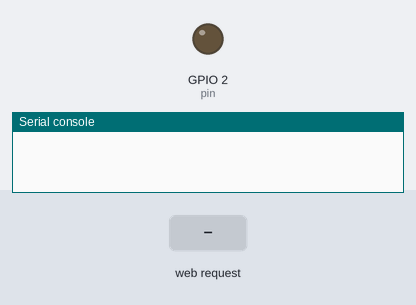
The program below on a simulated ESP8266 board running MicroPython. Parts: output pins drawn as LEDs (lit = HIGH), the last lines printed to the serial console. Inputs (shaded band) come from the test bench.

Above: at 1.2 s.
1.3 s: HTTP request GET /?LED=OFF received
At 2.5 s:
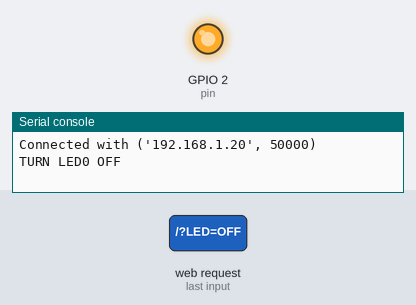
2.8 s: HTTP request GET /?LED=ON received
At 3.7 s:
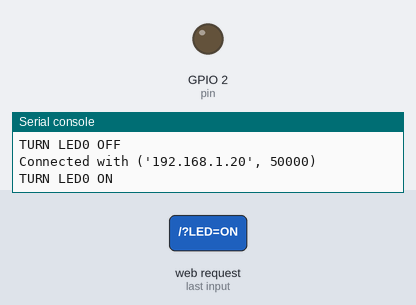
Timing chart, 0 to 5.8 s (numbered marks = the images above; inputs shaded):
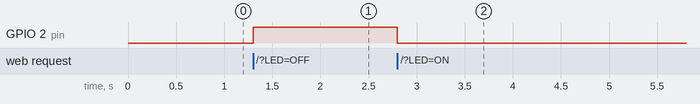

Measured:
- after the input at 1.3 s, GPIO 2 (pin): LOW → HIGH at once
- after the input at 2.8 s, GPIO 2 (pin): HIGH → LOW at once

The program:

webserver.py
```python
import socket
import machine

html = """<!DOCTYPE html>
<html>
<head> <title> ESP8266 Controller </title> </head>
<form>
<H1>ESP8266 Controller</H1>
<button name="LED" value="ON" type="submit">ON</button><br>
<button name="LED" value="OFF" type="submit">OFF</button>
</form>
</html>
"""

pin = machine.Pin(2, machine.Pin.OUT)

s = socket.socket(socket.AF_INET, socket.SOCK_STREAM)
s.bind(('', 80))
s.listen(5)
while True:

    conn, addr = s.accept()
    print("Connected with " + str(addr))
    request = conn.recv(1024)
    request = str(request)
    LEDON = request.find('/?LED=ON')
    LEDOFF = request.find('/?LED=OFF')

    if LEDON == 6:
        print('TURN LED0 ON')
        pin.off()
    if LEDOFF == 6:
        print('TURN LED0 OFF')
        pin.on()
    response = html
    conn.send(response)
    conn.close()
```
